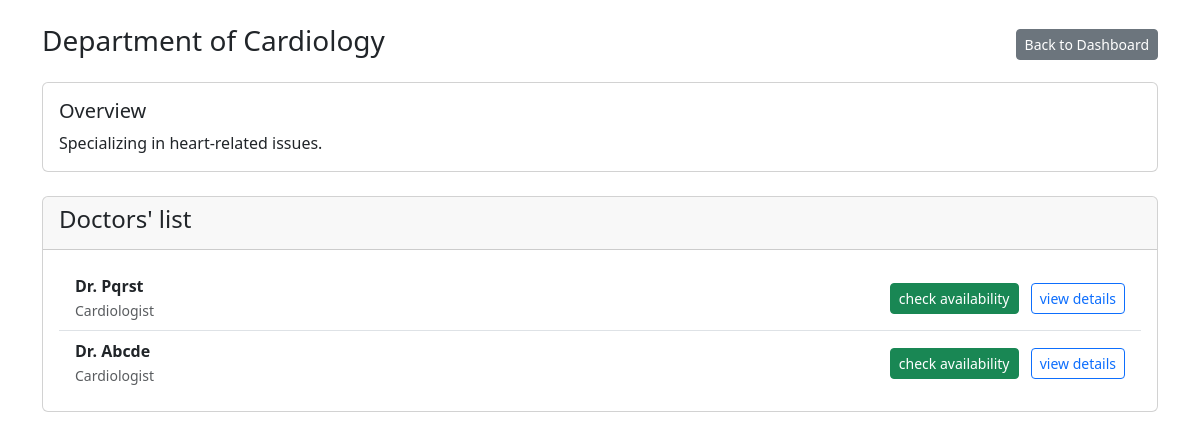
The app's page /department/1 (signed in) with its own data.
### models.py (models this page shows, shortened)
class Department(db.Model):
    __tablename__ = 'departments'
    id = db.Column(db.Integer, primary_key=True)
    name = db.Column(db.String(100), unique=True, nullable=False)
    description = db.Column(db.Text)
    doctors = db.relationship('Doctor', backref='department', lazy=True)

class Doctor(db.Model):
    __tablename__ = 'doctors'
    id = db.Column(db.Integer, primary_key=True)
    name = db.Column(db.String(120), nullable=False)
    email = db.Column(db.String(120), unique=True, nullable=False)
    specialization = db.Column(db.String(120))
    department_id = db.Column(db.Integer, db.ForeignKey('departments.id'), nullable=True)
    is_blacklisted = db.Column(db.Boolean, default=False, nullable=False)
    experience = db.Column(db.Integer, nullable=True)
    appointments = db.relationship('Appointment', backref='doctor', lazy=True)

### app.py (the view)
@app.route('/department/<int:dept_id>')
@login_required
def department_detail(dept_id):
    department = Department.query.get_or_404(dept_id)
    active_doctors = Doctor.query.filter_by(
        department_id=dept_id,
        is_blacklisted=False
    ).all()
    return render_template('department_detail.html',
                           department=department,
                           doctors=active_doctors)

### app.py (called while the page is built)
@login_manager.user_loader
def load_user(user_id):
    return Patient.query.get(int(user_id))

### templates/department_detail.html
{% extends 'layout.html' %}
{% block content %}
<div class="d-flex justify-content-between align-items-center mb-3">
    <h3>Department of {{ department.name }}</h3>
    <div>
        <a href="{{ url_for('dashboard') }}" class="btn btn-secondary btn-sm">Back to Dashboard</a>
    </div>
</div>
<div class="card mb-4">
    <div class="card-body">
        <h5 class="card-title">Overview</h5>
        <p class="card-text">{{ department.description | default('No description available.', true) }}</p>
    </div>
</div>
<div class="card">
    <div class="card-header">
        <h4>Doctors' list</h4>
    </div>
    <div class="card-body">
        <ul class="list-group list-group-flush">
            {% for doc in doctors %}
            <li class="list-group-item d-flex justify-content-between align-items-center">
                <div>
                    <strong>{{ doc.name }}</strong><br>
                    <small class="text-muted">{{ doc.specialization }}</small>
                </div>
                <div>
                    <a href="{{ url_for('book_appointment', doctor_id=doc.id) }}" class="btn btn-success btn-sm me-2">check availability</a>
                    <a href="{{ url_for('doctor_detail', doctor_id=doc.id) }}" class="btn btn-outline-primary btn-sm">view details</a>
                </div>
            </li>
            {% else %}
            <li class="list-group-item text-muted">No available doctors found in this department.</li>
            {% endfor %}
        </ul>
    </div>
</div>
{% endblock %}

### records on screen
Department: name "Cardiology", description "Specializing in heart-related issues."
Doctor: name "Dr. Pqrst", specialization "Cardiologist"
Doctor: name "Dr. Abcde", specialization "Cardiologist"
